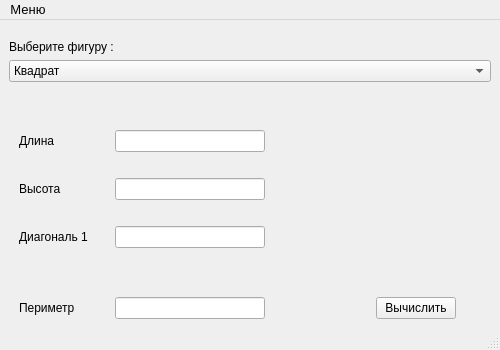
<?xml version="1.0" encoding="UTF-8"?>
<ui version="4.0">
 <class>MainWindow</class>
 <widget class="QMainWindow" name="MainWindow">
  <property name="geometry">
   <rect>
    <x>0</x>
    <y>0</y>
    <width>500</width>
    <height>350</height>
   </rect>
  </property>
  <property name="windowTitle">
   <string>MainWindow</string>
  </property>
  <widget class="QWidget" name="centralwidget">
   <layout class="QVBoxLayout" name="verticalLayout_4">
    <item>
     <spacer name="verticalSpacer_3">
      <property name="orientation">
       <enum>Qt::Orientation::Vertical</enum>
      </property>
      <property name="sizeHint" stdset="0">
       <size>
        <width>20</width>
        <height>30</height>
       </size>
      </property>
     </spacer>
    </item>
    <item>
     <layout class="QVBoxLayout" name="verticalLayout">
      <item>
       <widget class="QLabel" name="label">
        <property name="text">
         <string>Выберите фигуру :</string>
        </property>
       </widget>
      </item>
      <item>
       <widget class="QComboBox" name="comboBox">
        <item>
         <property name="text">
          <string>Квадрат</string>
         </property>
        </item>
        <item>
         <property name="text">
          <string>Прямоугольник</string>
         </property>
        </item>
        <item>
         <property name="text">
          <string>Параллелограмм</string>
         </property>
        </item>
        <item>
         <property name="text">
          <string>Ромб</string>
         </property>
        </item>
        <item>
         <property name="text">
          <string>Треугольник</string>
         </property>
        </item>
        <item>
         <property name="text">
          <string>Трапеция</string>
         </property>
        </item>
        <item>
         <property name="text">
          <string>Круг</string>
         </property>
        </item>
        <item>
         <property name="text">
          <string>Сектор</string>
         </property>
        </item>
       </widget>
      </item>
      <item>
       <spacer name="verticalSpacer">
        <property name="orientation">
         <enum>Qt::Orientation::Vertical</enum>
        </property>
        <property name="sizeHint" stdset="0">
         <size>
          <width>20</width>
          <height>40</height>
         </size>
        </property>
       </spacer>
      </item>
     </layout>
    </item>
    <item>
     <layout class="QVBoxLayout" name="verticalLayout_3">
      <item>
       <layout class="QHBoxLayout" name="horizontalLayout_6">
        <item>
         <spacer name="horizontalSpacer_5">
          <property name="orientation">
           <enum>Qt::Orientation::Horizontal</enum>
          </property>
          <property name="sizeType">
           <enum>QSizePolicy::Policy::Minimum</enum>
          </property>
          <property name="sizeHint" stdset="0">
           <size>
            <width>10</width>
            <height>20</height>
           </size>
          </property>
         </spacer>
        </item>
        <item>
         <layout class="QVBoxLayout" name="verticalLayout_2">
          <item>
           <layout class="QHBoxLayout" name="horizontalLayout">
            <item>
             <widget class="QLabel" name="label_3">
              <property name="minimumSize">
               <size>
                <width>90</width>
                <height>0</height>
               </size>
              </property>
              <property name="text">
               <string>Длина</string>
              </property>
             </widget>
            </item>
            <item>
             <widget class="QLineEdit" name="lineEdit">
              <property name="minimumSize">
               <size>
                <width>150</width>
                <height>0</height>
               </size>
              </property>
              <property name="readOnly">
               <bool>false</bool>
              </property>
             </widget>
            </item>
           </layout>
          </item>
          <item>
           <layout class="QHBoxLayout" name="horizontalLayout_2">
            <item>
             <widget class="QLabel" name="label_4">
              <property name="minimumSize">
               <size>
                <width>90</width>
                <height>0</height>
               </size>
              </property>
              <property name="text">
               <string>Высота </string>
              </property>
             </widget>
            </item>
            <item>
             <widget class="QLineEdit" name="lineEdit_2">
              <property name="minimumSize">
               <size>
                <width>150</width>
                <height>0</height>
               </size>
              </property>
              <property name="readOnly">
               <bool>false</bool>
              </property>
             </widget>
            </item>
           </layout>
          </item>
          <item>
           <layout class="QHBoxLayout" name="horizontalLayout_3">
            <item>
             <widget class="QLabel" name="label_5">
              <property name="minimumSize">
               <size>
                <width>90</width>
                <height>0</height>
               </size>
              </property>
              <property name="text">
               <string>Диагональ 1 </string>
              </property>
             </widget>
            </item>
            <item>
             <widget class="QLineEdit" name="lineEdit_3">
              <property name="minimumSize">
               <size>
                <width>150</width>
                <height>0</height>
               </size>
              </property>
              <property name="alignment">
               <set>Qt::AlignmentFlag::AlignBottom|Qt::AlignmentFlag::AlignLeading|Qt::AlignmentFlag::AlignLeft</set>
              </property>
              <property name="readOnly">
               <bool>false</bool>
              </property>
             </widget>
            </item>
           </layout>
          </item>
         </layout>
        </item>
        <item>
         <spacer name="horizontalSpacer_2">
          <property name="orientation">
           <enum>Qt::Orientation::Horizontal</enum>
          </property>
          <property name="sizeHint" stdset="0">
           <size>
            <width>40</width>
            <height>20</height>
           </size>
          </property>
         </spacer>
        </item>
        <item>
         <widget class="QLabel" name="labelImage">
          <property name="minimumSize">
           <size>
            <width>160</width>
            <height>160</height>
           </size>
          </property>
          <property name="maximumSize">
           <size>
            <width>160</width>
            <height>160</height>
           </size>
          </property>
          <property name="text">
           <string/>
          </property>
         </widget>
        </item>
        <item>
         <spacer name="horizontalSpacer_4">
          <property name="orientation">
           <enum>Qt::Orientation::Horizontal</enum>
          </property>
          <property name="sizeHint" stdset="0">
           <size>
            <width>40</width>
            <height>20</height>
           </size>
          </property>
         </spacer>
        </item>
       </layout>
      </item>
      <item>
       <spacer name="verticalSpacer_2">
        <property name="orientation">
         <enum>Qt::Orientation::Vertical</enum>
        </property>
        <property name="sizeHint" stdset="0">
         <size>
          <width>20</width>
          <height>40</height>
         </size>
        </property>
       </spacer>
      </item>
      <item>
       <layout class="QHBoxLayout" name="horizontalLayout_4">
        <item>
         <spacer name="horizontalSpacer_6">
          <property name="orientation">
           <enum>Qt::Orientation::Horizontal</enum>
          </property>
          <property name="sizeType">
           <enum>QSizePolicy::Policy::Minimum</enum>
          </property>
          <property name="sizeHint" stdset="0">
           <size>
            <width>10</width>
            <height>20</height>
           </size>
          </property>
         </spacer>
        </item>
        <item>
         <layout class="QHBoxLayout" name="horizontalLayout_5">
          <item>
           <widget class="QLabel" name="label_2">
            <property name="minimumSize">
             <size>
              <width>90</width>
              <height>0</height>
             </size>
            </property>
            <property name="text">
             <string>Периметр</string>
            </property>
           </widget>
          </item>
          <item>
           <widget class="QLineEdit" name="lineEdit_4">
            <property name="minimumSize">
             <size>
              <width>150</width>
              <height>0</height>
             </size>
            </property>
            <property name="readOnly">
             <bool>true</bool>
            </property>
           </widget>
          </item>
         </layout>
        </item>
        <item>
         <spacer name="horizontalSpacer">
          <property name="orientation">
           <enum>Qt::Orientation::Horizontal</enum>
          </property>
          <property name="sizeHint" stdset="0">
           <size>
            <width>110</width>
            <height>20</height>
           </size>
          </property>
         </spacer>
        </item>
        <item>
         <widget class="QPushButton" name="pushButton">
          <property name="text">
           <string>Вычислить</string>
          </property>
          <property name="flat">
           <bool>false</bool>
          </property>
         </widget>
        </item>
        <item>
         <spacer name="horizontalSpacer_3">
          <property name="orientation">
           <enum>Qt::Orientation::Horizontal</enum>
          </property>
          <property name="sizeHint" stdset="0">
           <size>
            <width>40</width>
            <height>20</height>
           </size>
          </property>
         </spacer>
        </item>
       </layout>
      </item>
     </layout>
    </item>
   </layout>
  </widget>
  <widget class="QStatusBar" name="statusbar"/>
  <widget class="QMenuBar" name="menubar">
   <property name="geometry">
    <rect>
     <x>0</x>
     <y>0</y>
     <width>500</width>
     <height>23</height>
    </rect>
   </property>
   <property name="font">
    <font>
     <pointsize>10</pointsize>
    </font>
   </property>
   <widget class="QMenu" name="menu">
    <property name="title">
     <string>Меню</string>
    </property>
    <addaction name="menu_1"/>
    <addaction name="separator"/>
    <addaction name="menu_2"/>
    <addaction name="separator"/>
    <addaction name="menu_3"/>
   </widget>
   <addaction name="menu"/>
  </widget>
  <action name="menu_1">
   <property name="text">
    <string>Авторы</string>
   </property>
  </action>
  <action name="menu_2">
   <property name="text">
    <string>Очистить</string>
   </property>
  </action>
  <action name="menu_3">
   <property name="text">
    <string>Выход</string>
   </property>
  </action>
 </widget>
 <resources/>
 <connections/>
</ui>
